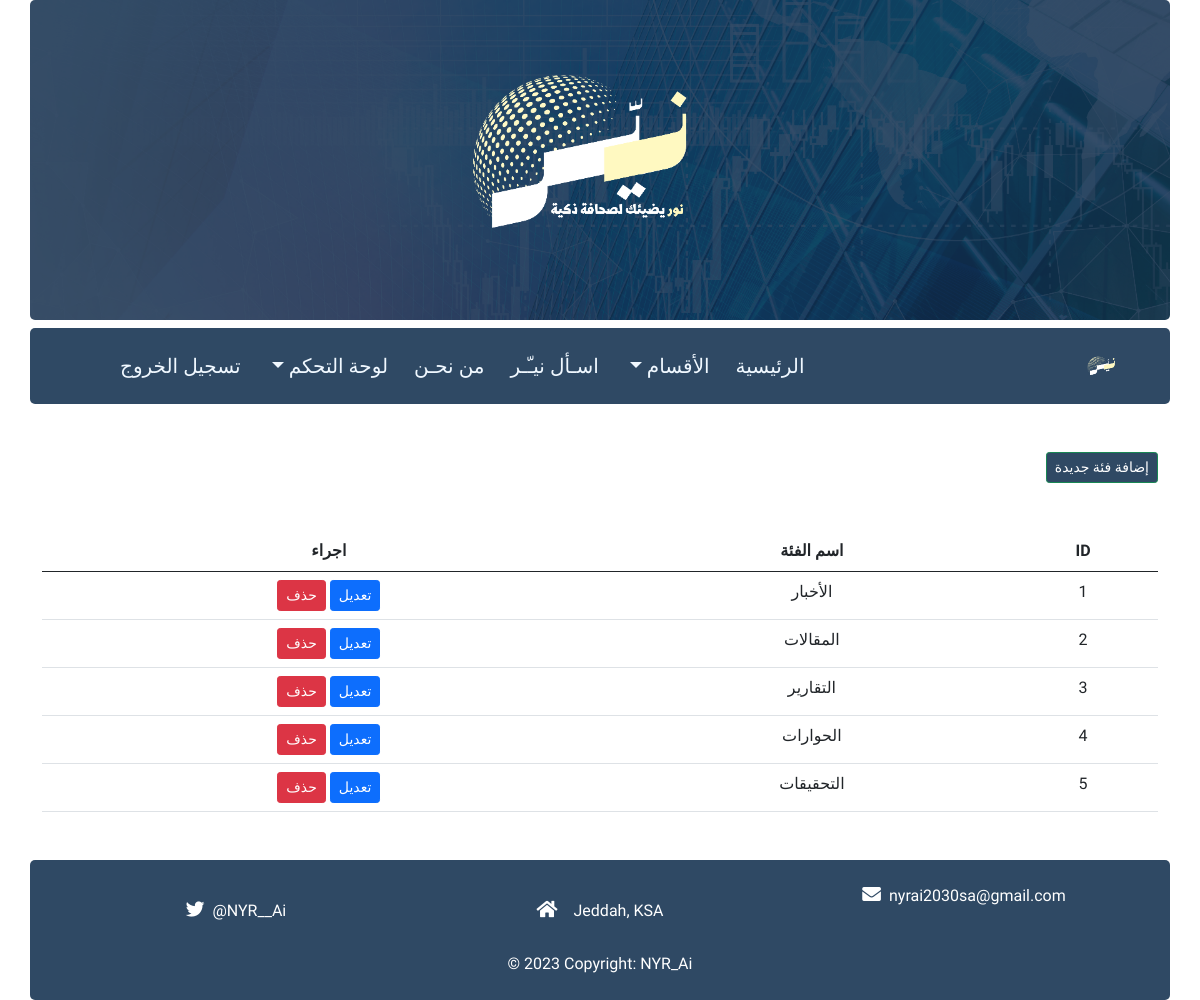
/categories (signed in), run on the app's committed database.
### app/models.py (models this page shows)
class Category(db.Model):
    __tablename__ = 'category'
    id       = db.Column(db.Integer, primary_key=True)
    title    = db.Column(db.String(255), nullable=False)
    articles = db.relationship('Article', backref='category', lazy=True)

### app/admin_routes.py (the view)
@app.route("/categories")
def show_categories():
    if not 'user' in session or session.get('user')['role'] != 'admin':
        return redirect(url_for("index"))
    categories = get_categories()
    return render_template(
        "admin/categories.html",
          categories=categories
        )

### app/admin_routes.py (called while the page is built)
def get_categories():
    categories = Category.query.all()
    return categories

@app.context_processor
def inject_categories():
    return dict(get_categories=get_categories)

### app/templates/admin/categories.html (shortened to what this page needs)
{% extends "base.html"%}
{% block content %}
<div class="container mt-5 mb-5">
      <a class="btn btn-sm btn-success primary" href="{{ url_for("add_category") }}">إضافة فئة جديدة</a>
<table class="table mt-5 mb-5 text-center">
    <thead>
      <tr>
        <th scope="col">ID</th>
        <th scope="col">اسم الفئة</th>
        <th scope="col">اجراء</th>
      </tr>
    </thead>
    <tbody>
        {% for category in categories %}
      <tr>
       <td>{{category.id }}</td>
       <td>{{category.title}}</td>
       <td>
            <a class="btn btn-sm btn-primary " href="{{url_for("update_category",cat_id=category.id)}}">تعديل</a>
            <a class="btn btn-sm btn-danger" href="{{url_for("delete_category",cat_id=category.id)}}"> حذف </a>
        </td>
      </tr>
      {% endfor %}
    </tbody>
  </table>
</div>
{% endblock %}

### app/static/css/main.css (style rules this page uses)
html { height: 100%; }
body { direction: rtl; font-family: 'Tajawal', sans-serif; color: #122C4B; position: relative; min-height: 100%; }
.primary { background-color: #2F4964 !important; }

### data on the page
Category: id "1", title "الأخبار"
Category: id "2", title "المقالات"
Category: id "3", title "التقارير"
Category: id "4", title "الحوارات"
Category: id "5", title "التحقيقات"
